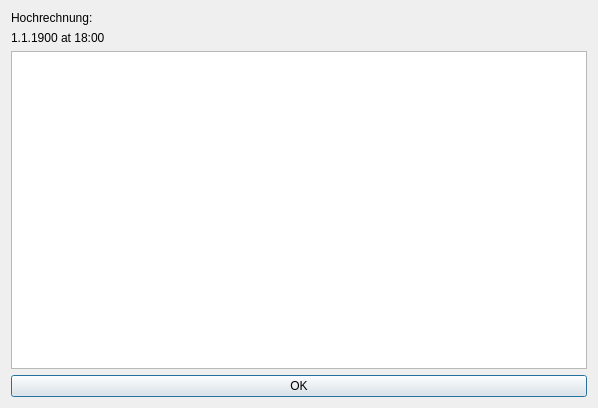
<?xml version="1.0" encoding="UTF-8"?>
<ui version="4.0">
 <class>show_prediction</class>
 <widget class="QDialog" name="show_prediction">
  <property name="geometry">
   <rect>
    <x>0</x>
    <y>0</y>
    <width>598</width>
    <height>408</height>
   </rect>
  </property>
  <property name="windowTitle">
   <string>Show Prediction</string>
  </property>
  <layout class="QVBoxLayout" name="verticalLayout">
   <item>
    <widget class="QLabel" name="label">
     <property name="text">
      <string>Hochrechnung:</string>
     </property>
    </widget>
   </item>
   <item>
    <widget class="QLabel" name="hrdesc">
     <property name="text">
      <string>1.1.1900 at 18:00</string>
     </property>
    </widget>
   </item>
   <item>
    <widget class="QTableView" name="tableView"/>
   </item>
   <item>
    <widget class="QPushButton" name="pushButton">
     <property name="text">
      <string>OK</string>
     </property>
    </widget>
   </item>
  </layout>
 </widget>
 <resources/>
 <connections/>
</ui>
